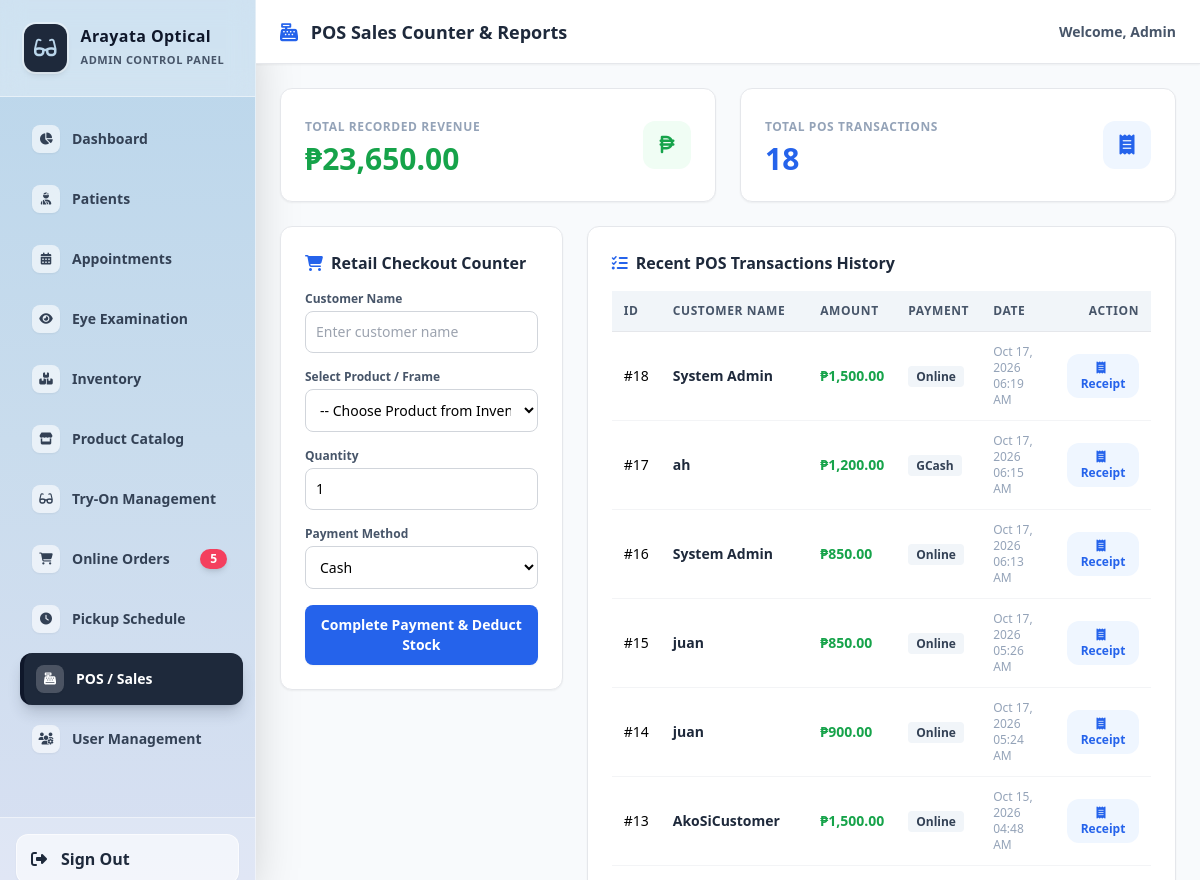
Screenshot of /arayata-system/pos.php with the database file from the repository.
### tables this page shows
CREATE TABLE `sales` (
  `id` int(11) NOT NULL,
  `customer_name` varchar(100) NOT NULL,
  `total_amount` decimal(10,2) NOT NULL,
  `payment_method` varchar(30) NOT NULL,
  `created_at` timestamp NOT NULL DEFAULT current_timestamp()
);

### arayata-system/pos.php (the view, shortened to what this page needs)
<?php
$sales_query = $conn->query("SELECT SUM(total_amount) as total_rev, COUNT(*) as total_trans FROM sales");
$sales_data = $sales_query ? $sales_query->fetch_assoc() : ['total_rev' => 0, 'total_trans' => 0];
$revenue = $sales_data['total_rev'] ?? 0;
$transactions = $sales_data['total_trans'] ?? 0;
?>
<!DOCTYPE html>
<html lang="en">
<head>
<script src="https://cdn.tailwindcss.com"></script>
<link rel="stylesheet" href="https://cdnjs.cloudflare.com/ajax/libs/font-awesome/6.4.0/css/all.min.css">
</head>
<body class="bg-slate-50 font-sans flex h-screen overflow-hidden">
<?php
if (file_exists('sidebar.php')) {
    include 'sidebar.php';
}
?>
<div class="flex-1 flex flex-col overflow-hidden">
    <header class="bg-white border-b border-gray-200 h-16 flex items-center justify-between px-6 shadow-sm">
        <h2 class="text-lg font-bold text-slate-800"><i class="fa-solid fa-cash-register text-blue-600 mr-2"></i> POS Sales Counter & Reports</h2>
        <span class="text-sm font-semibold text-slate-600">Welcome, <?php echo htmlspecialchars($_SESSION['name'] ?? 'Admin'); ?></span>
    </header>
    <main class="flex-1 overflow-y-auto p-6 space-y-6">
        <div class="grid grid-cols-1 md:grid-cols-2 gap-6">
            <div class="bg-white p-6 rounded-xl shadow-sm border border-gray-200 flex items-center justify-between">
                <div>
                    <span class="text-xs font-bold text-slate-400 uppercase tracking-wider">Total Recorded Revenue</span>
                    <div class="text-3xl font-extrabold text-green-600 mt-1">₱<?php echo number_format($revenue, 2); ?></div>
                </div>
                <div class="w-12 h-12 bg-green-50 text-green-600 rounded-xl flex items-center justify-center text-xl">
                    <i class="fa-solid fa-peso-sign"></i>
                </div>
            </div>
            <div class="bg-white p-6 rounded-xl shadow-sm border border-gray-200 flex items-center justify-between">
                <div>
                    <span class="text-xs font-bold text-slate-400 uppercase tracking-wider">Total POS Transactions</span>
                    <div class="text-3xl font-extrabold text-blue-600 mt-1"><?php echo $transactions; ?></div>
                </div>
                <div class="w-12 h-12 bg-blue-50 text-blue-600 rounded-xl flex items-center justify-center text-xl">
                    <i class="fa-solid fa-receipt"></i>
                </div>
            </div>
        </div>
        <div class="grid grid-cols-1 lg:grid-cols-3 gap-6">
            <div class="bg-white p-6 rounded-xl shadow-sm border border-gray-200 lg:col-span-1 h-fit">
                <h3 class="font-bold text-slate-800 text-base mb-4 flex items-center">
                    <i class="fa-solid fa-cart-shopping text-blue-600 mr-2"></i> Retail Checkout Counter
                </h3>
                <form method="POST" class="space-y-4">
                    <div>
                        <label class="block text-xs font-semibold text-slate-600 mb-1">Customer Name</label>
                        <input type="text" name="customer_name" placeholder="Enter customer name" required class="w-full border border-gray-300 p-2.5 rounded-lg text-sm focus:outline-none focus:border-blue-500">
                    </div>
                    <div>
                        <label class="block text-xs font-semibold text-slate-600 mb-1">Select Product / Frame</label>
                        <select name="item_id" required class="w-full border border-gray-300 p-2.5 rounded-lg text-sm focus:outline-none focus:border-blue-500 bg-white">
                            <option value="">-- Choose Product from Inventory --</option>
                        </select>
                    </div>
                    <div>
                        <label class="block text-xs font-semibold text-slate-600 mb-1">Quantity</label>
                        <input type="number" name="quantity" value="1" min="1" required class="w-full border border-gray-300 p-2.5 rounded-lg text-sm focus:outline-none focus:border-blue-500">
                    </div>
                    <div>
                        <label class="block text-xs font-semibold text-slate-600 mb-1">Payment Method</label>
                        <select name="payment_method" class="w-full border border-gray-300 p-2.5 rounded-lg text-sm focus:outline-none focus:border-blue-500 bg-white">
                            <option value="Cash">Cash</option>
                        </select>
                    </div>
                    <button type="submit" name="checkout" class="w-full bg-blue-600 hover:bg-blue-700 text-white py-2.5 rounded-lg text-sm font-semibold transition shadow-sm cursor-pointer">
                        Complete Payment & Deduct Stock
                    </button>
                </form>
            </div>
            <div class="bg-white p-6 rounded-xl shadow-sm border border-gray-200 lg:col-span-2">
                <h3 class="font-bold text-slate-800 text-base mb-4 flex items-center">
                    <i class="fa-solid fa-list-check text-blue-600 mr-2"></i> Recent POS Transactions History
                </h3>
                <div class="overflow-x-auto">
                    <table class="w-full text-left border-collapse text-sm">
                        <thead>
                            <tr class="bg-slate-100 text-slate-600 text-xs uppercase tracking-wider font-bold border-b border-gray-200">
                                <th class="p-3">ID</th>
                                <th class="p-3">Customer Name</th>
                                <th class="p-3">Amount</th>
                                <th class="p-3">Payment</th>
                                <th class="p-3">Date</th>
                                <th class="p-3 text-right">Action</th>
                            </tr>
                        </thead>
                        <tbody class="divide-y divide-gray-100">
                            <?php
                            $hist_query = $conn->query("SELECT * FROM sales ORDER BY id DESC LIMIT 15");
                            if ($hist_query && $hist_query->num_rows > 0) {
                                while($row = $hist_query->fetch_assoc()) {
                                    $rec_id = '#REC-' . str_pad($row['id'], 4, '0', STR_PAD_LEFT);
                                    $c_name = htmlspecialchars($row['customer_name'], ENT_QUOTES);
                                    $amount = '₱' . number_format($row['total_amount'], 2);
                                    $method = htmlspecialchars($row['payment_method'], ENT_QUOTES);
                                    $date = isset($row['created_at']) ? date('M d, Y h:i A', strtotime($row['created_at'])) : date('M d, Y');
                                    echo "<tr class='hover:bg-slate-50 transition'>
                                        <td class='p-3 font-medium'>#{$row['id']}</td>
                                        <td class='p-3 font-semibold text-slate-800'>{$c_name}</td>
                                        <td class='p-3 font-bold text-green-600'>{$amount}</td>
                                        <td class='p-3'><span class='bg-slate-100 text-slate-700 px-2 py-0.5 rounded text-xs font-semibold'>{$method}</span></td>
                                        <td class='p-3 text-slate-400 text-xs'>{$date}</td>
                                        <td class='p-3 text-right'>
                                            <button onclick=\"openReceipt('{$rec_id}', '{$c_name}', '{$method}', '{$date}', 'COMPLETED', '{$amount}')\" class='bg-blue-50 text-blue-600 hover:bg-blue-100 px-3 py-1.5 rounded-xl text-xs font-bold transition cursor-pointer'>
                                                <i class='fa-solid fa-receipt mr-1'></i> Receipt
                                            </button>
                                        </td>
                                    </tr>";
                                }
                            } else {
                                echo "<tr><td colspan='6' class='p-6 text-center text-slate-400'>No sales transactions found yet.</td></tr>";
                            }
                            ?>
                        </tbody>
                    </table>
                </div>
            </div>
        </div>
    </main>
</div>
</body>
</html>

### rows the page displays
sales: id "18", customer_name "System Admin", total_amount "₱1,500.00", payment_method "Online", created_at "Oct 17, 2026 06:19 AM"
sales: id "17", customer_name "ah", total_amount "₱1,200.00", payment_method "GCash", created_at "Oct 17, 2026 06:15 AM"
sales: id "16", customer_name "System Admin", total_amount "₱850.00", payment_method "Online", created_at "Oct 17, 2026 06:13 AM"
sales: id "15", customer_name "juan", total_amount "₱850.00", payment_method "Online", created_at "Oct 17, 2026 05:26 AM"
sales: id "14", customer_name "juan", total_amount "₱900.00", payment_method "Online", created_at "Oct 17, 2026 05:24 AM"
sales: id "13", customer_name "AkoSiCustomer", total_amount "₱1,500.00", payment_method "Online", created_at "Oct 15, 2026 04:48 AM"

### other values shown
$item['label'] "Dashboard"
$item['label'] "Patients"
$item['label'] "Appointments"
$item['label'] "Eye Examination"
$item['label'] "Inventory"
$item['label'] "Product Catalog"
$item['label'] "Try-On Management"
$item['label'] "Online Orders"
$item['badge'] "5"
$item['label'] "Pickup Schedule"
$item['label'] "POS / Sales"
$item['label'] "User Management"
$_SESSION['name'] "Admin"
$revenue "23,650.00"
$transactions "18"
